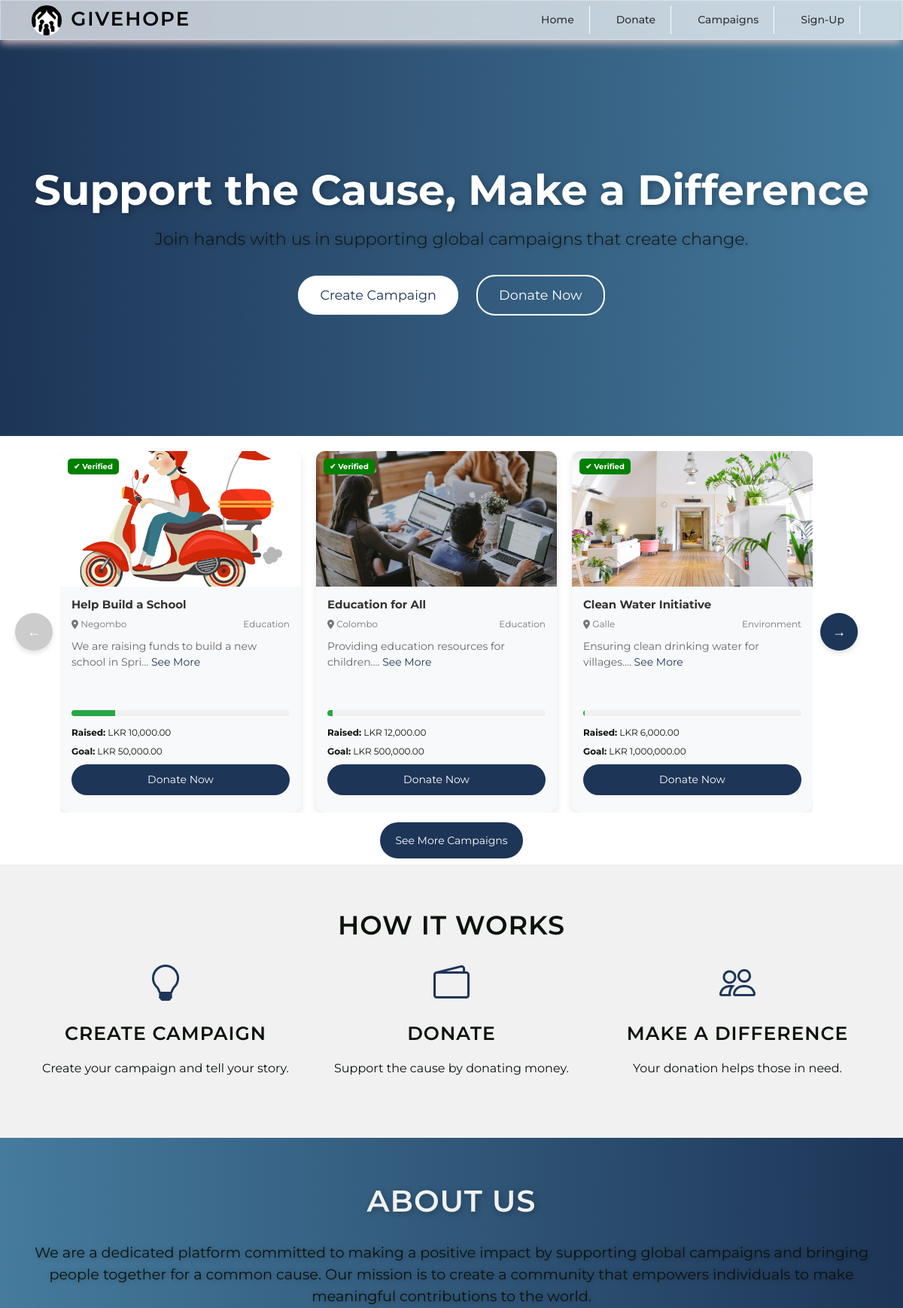
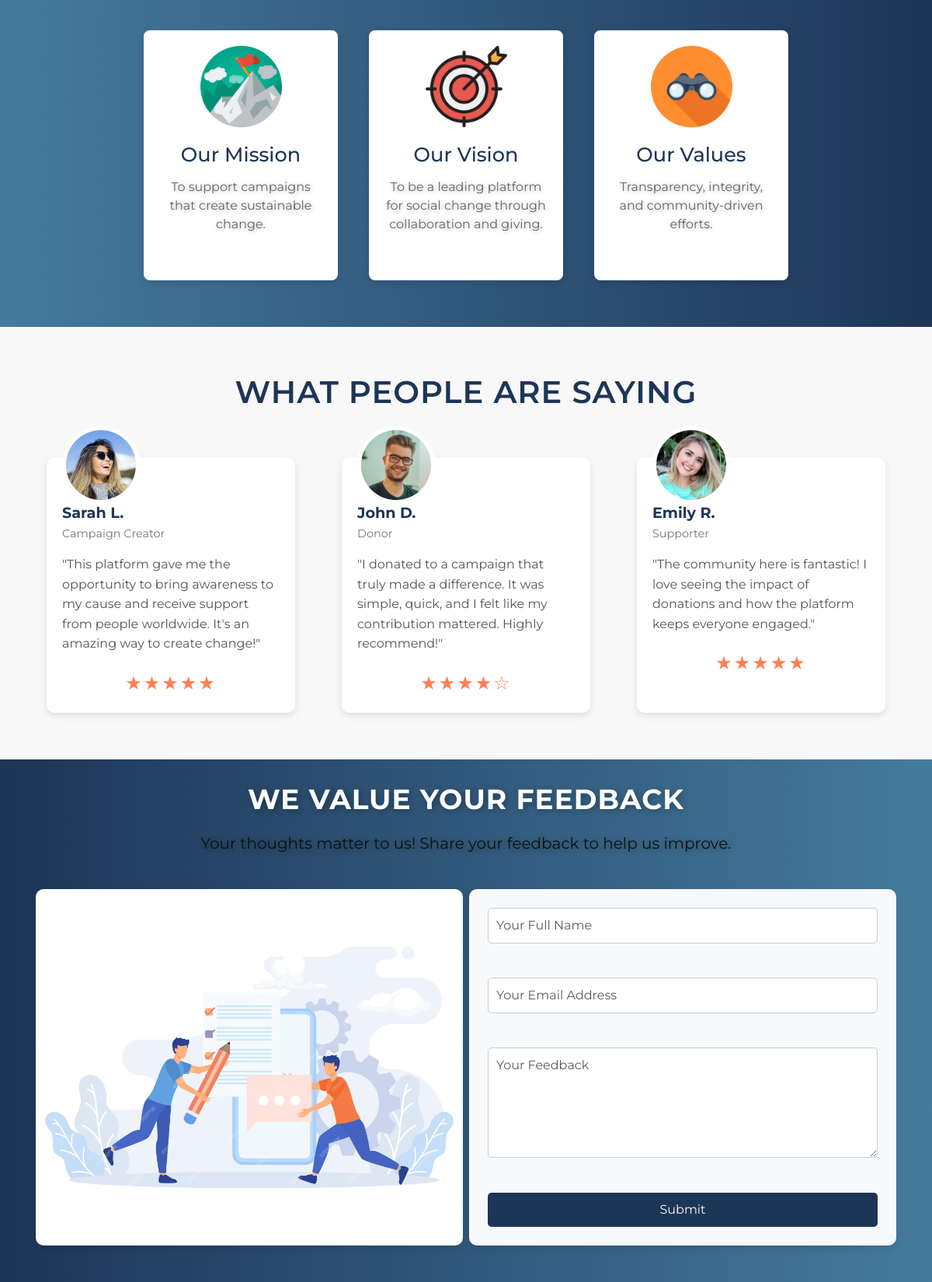
The page / (upper part) on the database its author committed (2 pictures, top to bottom).
### tables this page shows
CREATE TABLE `campaigns` (
  `id` int(11) NOT NULL,
  `user_id` int(11) DEFAULT NULL,
  `title` varchar(255) NOT NULL,
  `location` varchar(255) NOT NULL,
  `description` text NOT NULL,
  `goal` decimal(10,2) NOT NULL,
  `category` varchar(100) NOT NULL,
  `start_date` date NOT NULL,
  `end_date` date NOT NULL,
  `image` varchar(255) NOT NULL,
  `document` varchar(255) DEFAULT NULL,
  `organizer_name` varchar(255) NOT NULL,
  `contact` varchar(50) NOT NULL,
  `email` varchar(100) NOT NULL,
  `created_at` timestamp NOT NULL DEFAULT current_timestamp(),
  `status` varchar(20) NOT NULL DEFAULT 'Pending',
  `raised` decimal(15,2) DEFAULT 0.00
);

### index.php (the view, shortened to what this page needs)
<?php
include('admin/config/dbcon.php');
include('includes/header.php');
include('includes/navbar.php');
?>
<section class="hero">
    <div class="container">
        <h1>Support the Cause, Make a Difference</h1>
        <p>Join hands with us in supporting global campaigns that create change.</p>
        <a href="create_campaign.php" class="btn btn-light">Create Campaign</a>
        <a href="#campaigns-section" class="btn btn-outline-light">Donate Now</a>
    </div>
</section>
<section class="campaigns" id="campaigns-section">
    <div class="campaign-wrapper-container">
        <button class="arrow-left" onclick="prevCards()">←</button>
        <div class="campaign-wrapper">
            <?php
            $query = "SELECT * FROM campaigns WHERE status = 'Accepted'";
            $query_run = mysqli_query($con, $query);
            if ($query_run && mysqli_num_rows($query_run) > 0) {
                foreach ($query_run as $campaign) {
                    $progress = ($campaign['raised'] / $campaign['goal']) * 100;
            ?>
                    <div class="campaign-card" onclick="window.location.href='donate.php?id=<?= $campaign['id']; ?>';" style="cursor: pointer;">
                        <div class="campaign-header">
                            <div class="verified-badge">
                                <span>✔ Verified</span>
                            </div>
                            <img src="<?= htmlspecialchars($campaign['image']); ?>" alt="<?= htmlspecialchars($campaign['title']); ?>" class="campaign-image">
                        </div>
                        <div class="campaign-body">
                            <h3 class="campaign-title"><?= htmlspecialchars(substr($campaign['title'], 0, 30)); ?></h3>
                            <div class="campaign-meta">
                                <span class="campaign-location"><i class="fas fa-map-marker-alt"></i> <?= htmlspecialchars($campaign['location']); ?></span>
                                <span class="campaign-category"><?= htmlspecialchars($campaign['category']); ?></span>
                            </div>
                            <p class="campaign-description">
                                <?= htmlspecialchars(substr($campaign['description'], 0, 50)) . '...'; ?>
                                <a href="donate.php?id=<?= $campaign['id']; ?>" class="see-more">See More</a>
                            </p>
                            <div class="campaign-progress">
                                <div class="progress-bar" style="width: <?= round($progress, 2); ?>%;"></div>
                            </div>
                            <div class="campaign-stats">
                                <p><strong>Raised:</strong> LKR <?= number_format($campaign['raised'], 2); ?></p>
                                <p><strong>Goal:</strong> LKR <?= number_format($campaign['goal'], 2); ?></p>
                            </div>
                            <div class="campaign-actions">
                                <a href="donate.php?id=<?= $campaign['id']; ?>" class="btn-donate">Donate Now</a>
                            </div>
                        </div>
                    </div>
            <?php
                }
            } else {
                echo "<p>No campaigns available at the moment.</p>";
            }
            ?>
        </div>
        <button class="arrow-right" onclick="nextCards()">→</button>
    </div>
    <div style="text-align: center; margin-top: 25px;">
        <a href="all_campaigns.php" class="btn-see-more">See More Campaigns</a>
    </div>
</section>
<section class="how-it-works">
    <div class="container text-center">
        <h4>How it Works</h4>
        <div class="row">
            <div class="col-md-4">
                <div class="icon">
                    <i class="bi bi-lightbulb"></i>
                </div>
                <h2>Create Campaign</h2>
                <p>Create your campaign and tell your story.</p>
            </div>
            <div class="col-md-4">
                <div class="icon">
                    <i class="bi bi-wallet2"></i>
                </div>
                <h2>Donate</h2>
                <p>Support the cause by donating money.</p>
            </div>
            <div class="col-md-4">
                <div class="icon">
                    <i class="bi bi-people"></i>
                </div>
                <h2>Make a Difference</h2>
                <p>Your donation helps those in need.</p>
            </div>
        </div>
    </div>
</section>
<section class="about-us" id="about-us-section">
    <div class="container">
        <h2>About Us</h2>
        <p>We are a dedicated platform committed to making a positive impact by supporting global campaigns and bringing people together for a common cause. Our mission is to create a community that empowers individuals to make meaningful contributions to the world.</p>
        <div class="about-us-cards">
            <div class="about-us-card">
                <div class="about-img">
                    <img src="assets\images\goal.png" alt="Our Mission">
                </div>
                <h3>Our Mission</h3>
                <p>To support campaigns that create sustainable change.</p>
            </div>
            <div class="about-us-card">
                <div class="about-img">
                    <img src="assets\images\target.png" alt="Our Vision">
                </div>
                <h3>Our Vision</h3>
                <p>To be a leading platform for social change through collaboration and giving.</p>
            </div>
            <div class="about-us-card">
                <div class="about-img">
                    <img src="assets\images\binoculars.png" alt="Our Values">
                </div>
                <h3>Our Values</h3>
                <p>Transparency, integrity, and community-driven efforts.</p>
            </div>
        </div>
    </div>
</section>
<section class="testimonials" id="testimonials-section">
    <div class="container">
        <h2>What People Are Saying</h2>
        <div class="testimonials-wrapper">
            <div class="testimonial-card">
                <div class="testimonial-header">
                    <img src="assets/images/person01.jpg" alt="Person 1" class="person-image">
                </div>
                <div class="testimonial-body">
                    <h3 class="client-name">Sarah L.</h3>
                    <p class="client-role">Campaign Creator</p>
                    <p class="testimonial-text">
                        "This platform gave me the opportunity to bring awareness to my cause and receive support from people worldwide. It's an amazing way to create change!"
                    </p>
                </div>
                <div class="testimonial-footer">
                    <div class="stars">
                        ★★★★★
                    </div>
                </div>
            </div>
            <div class="testimonial-card">
                <div class="testimonial-header">
                    <img src="assets/images/person02.jpg" alt="Person 2" class="person-image">
                </div>
                <div class="testimonial-body">
                    <h3 class="client-name">John D.</h3>
                    <p class="client-role">Donor</p>
                    <p class="testimonial-text">
                        "I donated to a campaign that truly made a difference. It was simple, quick, and I felt like my contribution mattered. Highly recommend!"
                    </p>
                </div>
                <div class="testimonial-footer">
                    <div class="stars">
                        ★★★★☆
                    </div>
                </div>
            </div>
            <div class="testimonial-card">
                <div class="testimonial-header">
                    <img src="assets/images/person03.jpg" alt="Person 3" class="person-image">
                </div>
                <div class="testimonial-body">
                    <h3 class="client-name">Emily R.</h3>
                    <p class="client-role">Supporter</p>
                    <p class="testimonial-text">
                        "The community here is fantastic! I love seeing the impact of donations and how the platform keeps everyone engaged."
                    </p>
                </div>
                <div class="testimonial-footer">
                    <div class="stars">
                        ★★★★★
                    </div>
                </div>
            </div>
        </div>
    </div>
</section>
<section class="feedback section-padding mb-3" id="feedback">
    <div class="container">
        <div class="row">
            <div class="col-md-12">
                <div class="section-header text-center">
                    <h2>We Value Your Feedback</h2>
                    <p>Your thoughts matter to us! Share your feedback to help us improve.</p>
                </div>
            </div>
        </div>
        <div class="row m-0 align-items-stretch">
            <div class="col-md-6 p-1 text-center">
                <img src="assets/images/feedback.jpeg" class="img-fluid feedback-image" alt="Feedback Image">
            </div>
            <div class="col-md-6 p-1">
                <form action="all_code.php" method="POST" class="bg-light p-4 feedback-form">
                    <div class="form-group">
                        <input type="text" name="name" class="form-control" required placeholder="Your Full Name">
                    </div>
                    <div class="form-group">
                        <input type="email" name="email" class="form-control" required placeholder="Your Email Address">
                    </div>
                    <div class="form-group">
                        <textarea name="feedback" rows="5" required class="form-control" placeholder="Your Feedback"></textarea>
                    </div>
                    <button type="submit" class="btn btn-warning btn-sm" name="btn-feedback">Submit</button>
                </form>
            </div>
        </div>
    </div>
</section>
<?php
include('includes/footer.php');
?>

### includes/header.php (style rules this page uses)
* { font-family: "Montserrat", sans-serif; box-sizing: border-box; margin: 0%; padding: 0%; }
body { background: linear-gradient(to right, #1d3557, #457b9d); }
h2 { font-size: 25px; font-weight: 600; color: #0C120C; text-transform: uppercase; letter-spacing: 1px; margin-bottom: 20px; text-align: center; }
h4 { font-size: 35px; font-weight: 600; color: #0C120C; text-transform: uppercase; letter-spacing: 1px; margin-bottom: 20px; text-align: center; }
p { font-size: 16px; line-height: 1.5; margin-bottom: 20px; color: #0C120C; }

### includes/navbar.php (style rules this page uses)
html, body { padding: 0; margin: 0; }

### includes/footer.php (style rules this page uses)
html, body { height: 100%; margin: 0; }

### rows shown on the page
campaigns: shows a picture, title "Help Build a School", location "Negombo", category "Education", description "We are raising funds to build a new school in Spri", raised "10,000.00", goal "50,000.00"
campaigns: image (picture), title "Education for All", location "Colombo", category "Education", description "Providing education resources for children.", raised "12,000.00", goal "500,000.00"
campaigns: image (picture), title "Clean Water Initiative", location "Galle", category "Environment", description "Ensuring clean drinking water for villages.", raised "6,000.00", goal "1,000,000.00"
